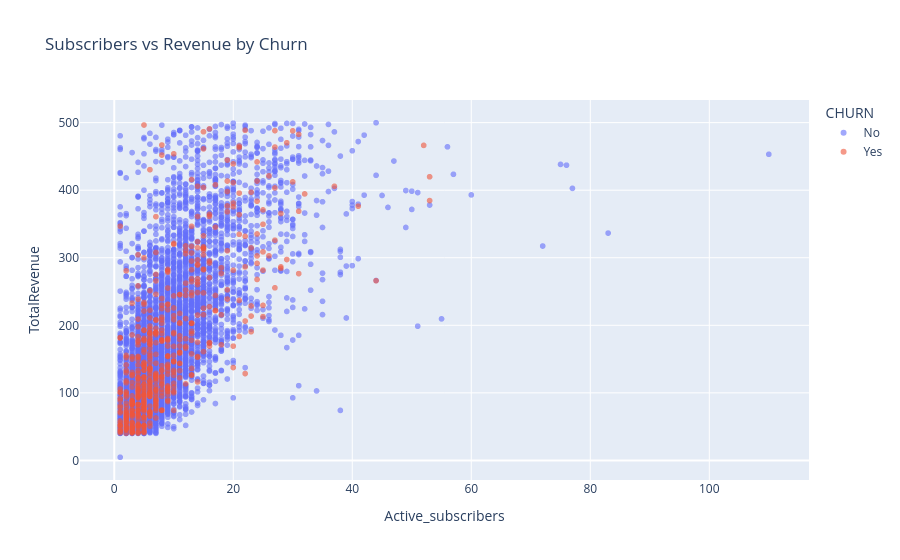

The notebook cell saved with this chart:
### Code cell
fig = px.scatter(
    df_churn,
    x="Active_subscribers",
    y="TotalRevenue",
    color="CHURN",
    title="Subscribers vs Revenue by Churn",
    opacity=0.6
)

fig.show()

### Figure 1 — Plotly figure (JSON) as saved in the notebook; plotly's stock layout.template omitted (floating-point values rounded to 4 significant figures; data arrays with more than 128 entries replaced by an {"elided": "..."} marker saying what was removed)
{"data": [{"hovertemplate": "CHURN=No<br>Active_subscribers=%{x}<br>TotalRevenue=%{y}<extra></extra>", "legendgroup": "No", "marker": {"color": "#636efa", "opacity": 0.6, "symbol": "circle"}, "mode": "markers", "name": "No", "showlegend": true, "type": "scattergl", "x": {"elided": "7904 int values"}, "xaxis": "x", "y": {"elided": "7904 float values"}, "yaxis": "y"}, {"hovertemplate": "CHURN=Yes<br>Active_subscribers=%{x}<br>TotalRevenue=%{y}<extra></extra>", "legendgroup": "Yes", "marker": {"color": "#EF553B", "opacity": 0.6, "symbol": "circle"}, "mode": "markers", "name": "Yes", "showlegend": true, "type": "scattergl", "x": {"elided": "549 int values"}, "xaxis": "x", "y": {"elided": "549 float values"}, "yaxis": "y"}], "layout": {"legend": {"title": {"text": "CHURN"}, "tracegroupgap": 0}, "title": {"text": "Subscribers vs Revenue by Churn"}, "xaxis": {"anchor": "y", "domain": [0, 1], "title": {"text": "Active_subscribers"}}, "yaxis": {"anchor": "x", "domain": [0, 1], "title": {"text": "TotalRevenue"}}}}
